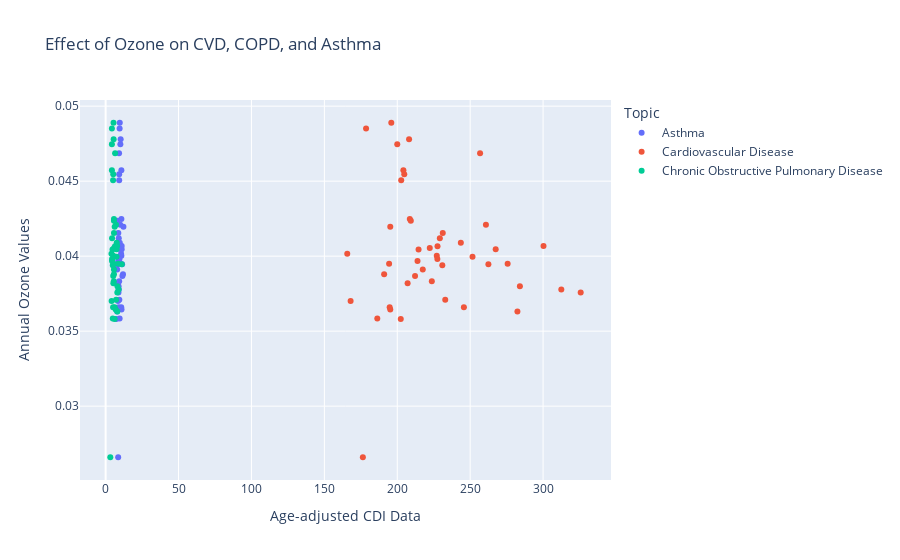

The notebook cell this image was saved under:
### Code cell
## Ozone Scatter Plot

ozone_scatter = px.scatter(complete_aqi_cdi, 
                           x='DataValue', y='Ozone', 
                           color='Topic',
                           hover_name = "State Name",
                           title = 'Effect of Ozone on CVD, COPD, and Asthma',
                           labels = {'DataValue': 'Age-adjusted CDI Data', 'Ozone': 'Annual Ozone Values'})
ozone_scatter.show()

### Figure 1 — Plotly figure (JSON) as saved in the notebook; plotly's stock layout.template omitted (floating-point values rounded to 4 significant figures)
{"data": [{"hovertemplate": "<b>%{hovertext}</b><br><br>Topic=Asthma<br>Age-adjusted CDI Data=%{x}<br>Annual Ozone Values=%{y}<extra></extra>", "hovertext": ["Alabama", "Arizona", "Arkansas", "California", "Colorado", "Delaware", "Florida", "Georgia", "Hawaii", "Idaho", "Illinois", "Indiana", "Iowa", "Kansas", "Kentucky", "Louisiana", "Maine", "Maryland", "Massachusetts", "Michigan", "Minnesota", "Mississippi", "Missouri", "Montana", "Nevada", "New Hampshire", "New Jersey", "New Mexico", "New York", "North Carolina", "North Dakota", "Ohio", "Oklahoma", "Oregon", "Pennsylvania", "Rhode Island", "South Carolina", "South Dakota", "Tennessee", "Texas", "Utah", "Vermont", "Virginia", "Washington", "Wisconsin", "Wyoming"], "legendgroup": "Asthma", "marker": {"color": "#636efa", "symbol": "circle"}, "mode": "markers", "name": "Asthma", "orientation": "v", "showlegend": true, "type": "scatter", "x": [9, 9.7, 8.9, 9.3, 9.6, 10.8, 7.3, 8.9, 8.6, 9.3, 8.7, 9.7, 9.3, 9.9, 11.3, 7.9, 10.9, 9, 10.6, 11, 8.5, 8.8, 9.5, 10.8, 9.2, 11.9, 8.6, 10.1, 9.5, 7.9, 8.8, 10, 11, 10.7, 10.5, 12.2, 9.4, 8, 10.3, 7.4, 10.8, 11.5, 8.4, 9.6, 10.3, 10.3], "xaxis": "x", "y": [0.03777, 0.04889, 0.03799, 0.04506, 0.04851, 0.04003, 0.03581, 0.03659, 0.02659, 0.04546, 0.04154, 0.04089, 0.03834, 0.04055, 0.03946, 0.0363, 0.03644, 0.04119, 0.04017, 0.04047, 0.03702, 0.03758, 0.03997, 0.04248, 0.04687, 0.03879, 0.03968, 0.04746, 0.03981, 0.03911, 0.0395, 0.0421, 0.04069, 0.0366, 0.04066, 0.04195, 0.03709, 0.04237, 0.03949, 0.03939, 0.04572, 0.03868, 0.0382, 0.03585, 0.04045, 0.04779], "yaxis": "y"}, {"hovertemplate": "<b>%{hovertext}</b><br><br>Topic=Cardiovascular Disease<br>Age-adjusted CDI Data=%{x}<br>Annual Ozone Values=%{y}<extra></extra>", "hovertext": ["Alabama", "Arizona", "Arkansas", "California", "Colorado", "Delaware", "Florida", "Georgia", "Hawaii", "Idaho", "Illinois", "Indiana", "Iowa", "Kansas", "Kentucky", "Louisiana", "Maine", "Maryland", "Massachusetts", "Michigan", "Minnesota", "Mississippi", "Missouri", "Montana", "Nevada", "New Hampshire", "New Jersey", "New Mexico", "New York", "North Carolina", "North Dakota", "Ohio", "Oklahoma", "Oregon", "Pennsylvania", "Rhode Island", "South Carolina", "South Dakota", "Tennessee", "Texas", "Utah", "Vermont", "Virginia", "Washington", "Wisconsin", "Wyoming"], "legendgroup": "Cardiovascular Disease", "marker": {"color": "#EF553B", "symbol": "circle"}, "mode": "markers", "name": "Cardiovascular Disease", "orientation": "v", "showlegend": true, "type": "scatter", "x": [312.5, 195.9, 284.1, 202.7, 178.6, 227.1, 202.4, 245.7, 176.4, 204.8, 231.2, 243.6, 223.7, 222.3, 262.5, 282.4, 195.2, 229.2, 165.7, 267.5, 168, 325.8, 251.6, 208.6, 256.8, 191, 213.9, 200, 227.5, 217.5, 194.4, 260.8, 300.3, 194.8, 227.6, 195.2, 232.9, 209.3, 275.7, 230.9, 204.2, 212.2, 207.1, 186.3, 214.6, 208.1], "xaxis": "x", "y": [0.03777, 0.04889, 0.03799, 0.04506, 0.04851, 0.04003, 0.03581, 0.03659, 0.02659, 0.04546, 0.04154, 0.04089, 0.03834, 0.04055, 0.03946, 0.0363, 0.03644, 0.04119, 0.04017, 0.04047, 0.03702, 0.03758, 0.03997, 0.04248, 0.04687, 0.03879, 0.03968, 0.04746, 0.03981, 0.03911, 0.0395, 0.0421, 0.04069, 0.0366, 0.04066, 0.04195, 0.03709, 0.04237, 0.03949, 0.03939, 0.04572, 0.03868, 0.0382, 0.03585, 0.04045, 0.04779], "yaxis": "y"}, {"hovertemplate": "<b>%{hovertext}</b><br><br>Topic=Chronic Obstructive Pulmonary Disease<br>Age-adjusted CDI Data=%{x}<br>Annual Ozone Values=%{y}<extra></extra>", "hovertext": ["Alabama", "Arizona", "Arkansas", "California", "Colorado", "Delaware", "Florida", "Georgia", "Hawaii", "Idaho", "Illinois", "Indiana", "Iowa", "Kansas", "Kentucky", "Louisiana", "Maine", "Maryland", "Massachusetts", "Michigan", "Minnesota", "Mississippi", "Missouri", "Montana", "Nevada", "New Hampshire", "New Jersey", "New Mexico", "New York", "North Carolina", "North Dakota", "Ohio", "Oklahoma", "Oregon", "Pennsylvania", "Rhode Island", "South Carolina", "South Dakota", "Tennessee", "Texas", "Utah", "Vermont", "Virginia", "Washington", "Wisconsin", "Wyoming"], "legendgroup": "Chronic Obstructive Pulmonary Disease", "marker": {"color": "#00cc96", "symbol": "circle"}, "mode": "markers", "name": "Chronic Obstructive Pulmonary Disease", "orientation": "v", "showlegend": true, "type": "scatter", "x": [8.9, 5.4, 8.1, 5.1, 4.3, 5.2, 6.2, 6.2, 3.2, 5.2, 5.7, 7.6, 5.6, 5.8, 11.1, 8, 6.9, 4.4, 4, 7.5, 4.1, 8, 7.5, 5.7, 6.5, 5.7, 4.4, 4.3, 4.4, 5.7, 5.4, 7.1, 7.9, 5.1, 6.4, 6.2, 7.2, 5.7, 8.6, 4.9, 4.3, 5.2, 5.3, 4.9, 4.7, 5.5], "xaxis": "x", "y": [0.03777, 0.04889, 0.03799, 0.04506, 0.04851, 0.04003, 0.03581, 0.03659, 0.02659, 0.04546, 0.04154, 0.04089, 0.03834, 0.04055, 0.03946, 0.0363, 0.03644, 0.04119, 0.04017, 0.04047, 0.03702, 0.03758, 0.03997, 0.04248, 0.04687, 0.03879, 0.03968, 0.04746, 0.03981, 0.03911, 0.0395, 0.0421, 0.04069, 0.0366, 0.04066, 0.04195, 0.03709, 0.04237, 0.03949, 0.03939, 0.04572, 0.03868, 0.0382, 0.03585, 0.04045, 0.04779], "yaxis": "y"}], "layout": {"legend": {"title": {"text": "Topic"}, "tracegroupgap": 0}, "title": {"text": "Effect of Ozone on CVD, COPD, and Asthma"}, "xaxis": {"anchor": "y", "domain": [0, 1], "title": {"text": "Age-adjusted CDI Data"}}, "yaxis": {"anchor": "x", "domain": [0, 1], "title": {"text": "Annual Ozone Values"}}}}
